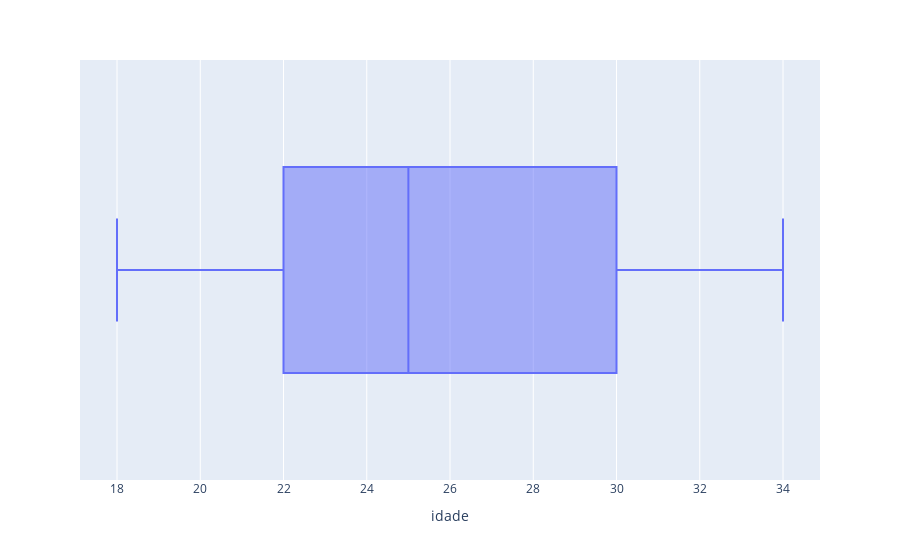

Here is the notebook cell this chart was saved with:
### Code cell
#conferindo outliers 
px.box(dados,x='idade')

### Figure 1 — Plotly figure (JSON) as saved in the notebook; plotly's stock layout.template omitted (floating-point values rounded to 4 significant figures)
{"data": [{"alignmentgroup": "True", "hovertemplate": "idade=%{x}<extra></extra>", "legendgroup": "", "marker": {"color": "#636efa"}, "name": "", "notched": false, "offsetgroup": "", "orientation": "h", "showlegend": false, "type": "box", "x": [25, 25, 23, 23, 25, 25, 32, 32, 25, 25, 34, 21, 32, 32, 25, 22, 24, 23, 32, 34, 26, 24, 26, 23, 26, 23, 25, 25, 20, 20, 21, 21, 30, 30, 27, 22, 22, 30, 30, 27, 27, 20, 20, 18, 21, 33, 30, 25, 27, 28, 27, 22, 21, 21, 28, 27, 30, 31, 25, 22, 22, 22, 22, 27, 27, 33, 33, 33, 33, 30, 30, 18, 22, 26, 27, 28, 22, 21, 23, 24], "x0": " ", "xaxis": "x", "y0": " ", "yaxis": "y"}], "layout": {"boxmode": "group", "legend": {"tracegroupgap": 0}, "margin": {"t": 60}, "xaxis": {"anchor": "y", "domain": [0, 1], "title": {"text": "idade"}}, "yaxis": {"anchor": "x", "domain": [0, 1]}}}
